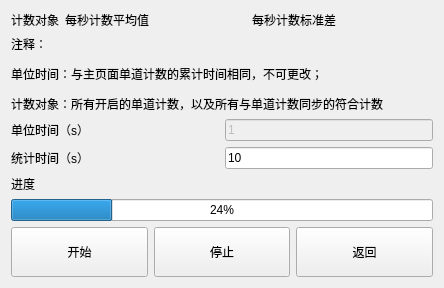
<?xml version="1.0" encoding="UTF-8"?>
<ui version="4.0">
 <class>StatisticsWidget</class>
 <widget class="QWidget" name="StatisticsWidget">
  <property name="geometry">
   <rect>
    <x>0</x>
    <y>0</y>
    <width>444</width>
    <height>260</height>
   </rect>
  </property>
  <property name="windowTitle">
   <string>Form</string>
  </property>
  <layout class="QVBoxLayout" name="verticalLayout_2">
   <item>
    <layout class="QGridLayout" name="gridLayoutMain">
     <item row="0" column="1">
      <widget class="QLabel" name="label_2">
       <property name="sizePolicy">
        <sizepolicy hsizetype="Preferred" vsizetype="Fixed">
         <horstretch>0</horstretch>
         <verstretch>0</verstretch>
        </sizepolicy>
       </property>
       <property name="text">
        <string>计数对象</string>
       </property>
      </widget>
     </item>
     <item row="0" column="2">
      <widget class="QLabel" name="label_3">
       <property name="sizePolicy">
        <sizepolicy hsizetype="Expanding" vsizetype="Fixed">
         <horstretch>0</horstretch>
         <verstretch>0</verstretch>
        </sizepolicy>
       </property>
       <property name="text">
        <string>每秒计数平均值</string>
       </property>
      </widget>
     </item>
     <item row="0" column="3">
      <widget class="QLabel" name="label_4">
       <property name="sizePolicy">
        <sizepolicy hsizetype="MinimumExpanding" vsizetype="Fixed">
         <horstretch>0</horstretch>
         <verstretch>0</verstretch>
        </sizepolicy>
       </property>
       <property name="text">
        <string>每秒计数标准差</string>
       </property>
      </widget>
     </item>
    </layout>
   </item>
   <item>
    <widget class="QLabel" name="labelComment">
     <property name="sizePolicy">
      <sizepolicy hsizetype="Minimum" vsizetype="Expanding">
       <horstretch>0</horstretch>
       <verstretch>0</verstretch>
      </sizepolicy>
     </property>
     <property name="text">
      <string>&lt;html&gt;&lt;head/&gt;&lt;body&gt;&lt;p align=&quot;justify&quot;&gt;注释：&lt;/p&gt;&lt;p align=&quot;justify&quot;&gt;单位时间：与主页面单道计数的累计时间相同，不可更改；&lt;/p&gt;&lt;p align=&quot;justify&quot;&gt;计数对象：所有开启的单道计数，以及所有与单道计数同步的符合计数&lt;/p&gt;&lt;/body&gt;&lt;/html&gt;</string>
     </property>
    </widget>
   </item>
   <item>
    <layout class="QGridLayout" name="gridLayout">
     <item row="0" column="1">
      <widget class="QLineEdit" name="textUnitTime">
       <property name="enabled">
        <bool>false</bool>
       </property>
       <property name="sizePolicy">
        <sizepolicy hsizetype="Preferred" vsizetype="Fixed">
         <horstretch>0</horstretch>
         <verstretch>0</verstretch>
        </sizepolicy>
       </property>
       <property name="text">
        <string>1</string>
       </property>
      </widget>
     </item>
     <item row="0" column="0">
      <widget class="QLabel" name="label_6">
       <property name="text">
        <string>单位时间（s）</string>
       </property>
      </widget>
     </item>
     <item row="1" column="0">
      <widget class="QLabel" name="label">
       <property name="text">
        <string>统计时间（s）</string>
       </property>
      </widget>
     </item>
     <item row="1" column="1">
      <widget class="QLineEdit" name="textStatTime">
       <property name="sizePolicy">
        <sizepolicy hsizetype="Preferred" vsizetype="Fixed">
         <horstretch>0</horstretch>
         <verstretch>0</verstretch>
        </sizepolicy>
       </property>
       <property name="text">
        <string>10</string>
       </property>
      </widget>
     </item>
    </layout>
   </item>
   <item>
    <widget class="QLabel" name="label_5">
     <property name="text">
      <string>进度</string>
     </property>
    </widget>
   </item>
   <item>
    <widget class="QProgressBar" name="progressBarStat">
     <property name="value">
      <number>24</number>
     </property>
    </widget>
   </item>
   <item>
    <layout class="QHBoxLayout" name="horizontalLayout">
     <item>
      <widget class="QPushButton" name="buttonStart">
       <property name="sizePolicy">
        <sizepolicy hsizetype="Minimum" vsizetype="Expanding">
         <horstretch>0</horstretch>
         <verstretch>0</verstretch>
        </sizepolicy>
       </property>
       <property name="minimumSize">
        <size>
         <width>0</width>
         <height>50</height>
        </size>
       </property>
       <property name="text">
        <string>开始</string>
       </property>
      </widget>
     </item>
     <item>
      <widget class="QPushButton" name="buttonStop">
       <property name="sizePolicy">
        <sizepolicy hsizetype="Minimum" vsizetype="Expanding">
         <horstretch>0</horstretch>
         <verstretch>0</verstretch>
        </sizepolicy>
       </property>
       <property name="text">
        <string>停止</string>
       </property>
      </widget>
     </item>
     <item>
      <widget class="QPushButton" name="buttonReturn">
       <property name="sizePolicy">
        <sizepolicy hsizetype="Minimum" vsizetype="Expanding">
         <horstretch>0</horstretch>
         <verstretch>0</verstretch>
        </sizepolicy>
       </property>
       <property name="text">
        <string>返回</string>
       </property>
      </widget>
     </item>
    </layout>
   </item>
  </layout>
 </widget>
 <resources/>
 <connections/>
</ui>
